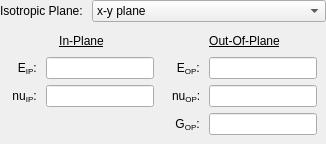
                   <widget class="QWidget" name="TransverselyIsotropic">
                    <layout class="QVBoxLayout" name="verticalLayout_23">
                     <property name="spacing">
                      <number>0</number>
                     </property>
                     <property name="leftMargin">
                      <number>0</number>
                     </property>
                     <property name="topMargin">
                      <number>0</number>
                     </property>
                     <property name="rightMargin">
                      <number>0</number>
                     </property>
                     <property name="bottomMargin">
                      <number>0</number>
                     </property>
                     <item alignment="Qt::AlignmentFlag::AlignTop">
                      <widget class="QFrame" name="IsotropicPlane">
                       <property name="frameShape">
                        <enum>QFrame::Shape::NoFrame</enum>
                       </property>
                       <property name="frameShadow">
                        <enum>QFrame::Shadow::Raised</enum>
                       </property>
                       <layout class="QFormLayout" name="formLayout_2">
                        <property name="leftMargin">
                         <number>0</number>
                        </property>
                        <property name="topMargin">
                         <number>0</number>
                        </property>
                        <property name="rightMargin">
                         <number>0</number>
                        </property>
                        <property name="bottomMargin">
                         <number>0</number>
                        </property>
                        <item row="1" column="0">
                         <widget class="QLabel" name="LIsotropicPlane">
                          <property name="text">
                           <string>&lt;html&gt;&lt;head/&gt;&lt;body&gt;&lt;p align=&quot;right&quot;&gt;Isotropic Plane: &lt;/p&gt;&lt;/body&gt;&lt;/html&gt;</string>
                          </property>
                         </widget>
                        </item>
                        <item row="1" column="1">
                         <widget class="QComboBox" name="INIsotropicPlane">
                          <item>
                           <property name="text">
                            <string>x-y plane</string>
                           </property>
                          </item>
                          <item>
                           <property name="text">
                            <string>x-z plane</string>
                           </property>
                          </item>
                          <item>
                           <property name="text">
                            <string>y-z plane</string>
                           </property>
                          </item>
                         </widget>
                        </item>
                       </layout>
                      </widget>
                     </item>
                     <item>
                      <widget class="QFrame" name="TransverslyIsotropicMat">
                       <property name="frameShape">
                        <enum>QFrame::Shape::NoFrame</enum>
                       </property>
                       <property name="frameShadow">
                        <enum>QFrame::Shadow::Raised</enum>
                       </property>
                       <layout class="QHBoxLayout" name="horizontalLayout_6">
                        <property name="spacing">
                         <number>0</number>
                        </property>
                        <property name="leftMargin">
                         <number>0</number>
                        </property>
                        <property name="topMargin">
                         <number>0</number>
                        </property>
                        <property name="rightMargin">
                         <number>0</number>
                        </property>
                        <property name="bottomMargin">
                         <number>0</number>
                        </property>
                        <item alignment="Qt::AlignmentFlag::AlignTop">
                         <widget class="QFrame" name="TransverseInPlane">
                          <property name="frameShape">
                           <enum>QFrame::Shape::NoFrame</enum>
                          </property>
                          <property name="frameShadow">
                           <enum>QFrame::Shadow::Raised</enum>
                          </property>
                          <layout class="QVBoxLayout" name="verticalLayout_25">
                           <property name="spacing">
                            <number>0</number>
                           </property>
                           <property name="leftMargin">
                            <number>0</number>
                           </property>
                           <property name="topMargin">
                            <number>12</number>
                           </property>
                           <property name="rightMargin">
                            <number>0</number>
                           </property>
                           <property name="bottomMargin">
                            <number>0</number>
                           </property>
                           <item>
                            <widget class="QLabel" name="LInPlane">
                             <property name="text">
                              <string>&lt;html&gt;&lt;head/&gt;&lt;body&gt;&lt;p align=&quot;center&quot;&gt;&lt;span style=&quot; text-decoration: underline;&quot;&gt;In-Plane&lt;/span&gt;&lt;/p&gt;&lt;/body&gt;&lt;/html&gt;</string>
                             </property>
                            </widget>
                           </item>
                           <item>
                            <widget class="QFrame" name="TransverseInPlaneMat">
                             <property name="frameShape">
                              <enum>QFrame::Shape::NoFrame</enum>
                             </property>
                             <property name="frameShadow">
                              <enum>QFrame::Shadow::Raised</enum>
                             </property>
                             <layout class="QFormLayout" name="formLayout_7">
                              <item row="0" column="0">
                               <widget class="QLabel" name="LEip">
                                <property name="minimumSize">
                                 <size>
                                  <width>31</width>
                                  <height>0</height>
                                 </size>
                                </property>
                                <property name="text">
                                 <string>&lt;html&gt;&lt;head/&gt;&lt;body&gt;&lt;p align=&quot;right&quot;&gt;E&lt;span style=&quot; vertical-align:sub;&quot;&gt;IP&lt;/span&gt;: &lt;/p&gt;&lt;/body&gt;&lt;/html&gt;</string>
                                </property>
                               </widget>
                              </item>
                              <item row="0" column="1">
                               <widget class="QLineEdit" name="INEip"/>
                              </item>
                              <item row="1" column="0">
                               <widget class="QLabel" name="LNUip">
                                <property name="minimumSize">
                                 <size>
                                  <width>31</width>
                                  <height>0</height>
                                 </size>
                                </property>
                                <property name="text">
                                 <string>&lt;html&gt;&lt;head/&gt;&lt;body&gt;&lt;p align=&quot;right&quot;&gt;nu&lt;span style=&quot; vertical-align:sub;&quot;&gt;IP&lt;/span&gt;: &lt;/p&gt;&lt;/body&gt;&lt;/html&gt;</string>
                                </property>
                               </widget>
                              </item>
                              <item row="1" column="1">
                               <widget class="QLineEdit" name="INNUip"/>
                              </item>
                             </layout>
                            </widget>
                           </item>
                          </layout>
                         </widget>
                        </item>
                        <item>
                         <widget class="QFrame" name="TransverseOutOfPlane">
                          <property name="frameShape">
                           <enum>QFrame::Shape::NoFrame</enum>
                          </property>
                          <property name="frameShadow">
                           <enum>QFrame::Shadow::Raised</enum>
                          </property>
                          <layout class="QVBoxLayout" name="verticalLayout_24">
                           <property name="spacing">
                            <number>0</number>
                           </property>
                           <property name="leftMargin">
                            <number>0</number>
                           </property>
                           <property name="topMargin">
                            <number>12</number>
                           </property>
                           <property name="rightMargin">
                            <number>0</number>
                           </property>
                           <property name="bottomMargin">
                            <number>0</number>
                           </property>
                           <item>
                            <widget class="QLabel" name="LOutOfPlane">
                             <property name="text">
                              <string>&lt;html&gt;&lt;head/&gt;&lt;body&gt;&lt;p align=&quot;center&quot;&gt;&lt;span style=&quot; text-decoration: underline;&quot;&gt;Out-Of-Plane&lt;/span&gt;&lt;/p&gt;&lt;/body&gt;&lt;/html&gt;</string>
                             </property>
                            </widget>
                           </item>
                           <item>
                            <widget class="QFrame" name="TransverseOutOfPlaneMat">
                             <property name="frameShape">
                              <enum>QFrame::Shape::NoFrame</enum>
                             </property>
                             <property name="frameShadow">
                              <enum>QFrame::Shadow::Raised</enum>
                             </property>
                             <layout class="QFormLayout" name="formLayout_8">
                              <item row="0" column="0">
                               <widget class="QLabel" name="LEop">
                                <property name="minimumSize">
                                 <size>
                                  <width>31</width>
                                  <height>0</height>
                                 </size>
                                </property>
                                <property name="maximumSize">
                                 <size>
                                  <width>31</width>
                                  <height>16777215</height>
                                 </size>
                                </property>
                                <property name="text">
                                 <string>&lt;html&gt;&lt;head/&gt;&lt;body&gt;&lt;p align=&quot;right&quot;&gt;E&lt;span style=&quot; vertical-align:sub;&quot;&gt;OP&lt;/span&gt;: &lt;/p&gt;&lt;/body&gt;&lt;/html&gt;</string>
                                </property>
                               </widget>
                              </item>
                              <item row="0" column="1">
                               <widget class="QLineEdit" name="INEop">
                                <property name="minimumSize">
                                 <size>
                                  <width>0</width>
                                  <height>0</height>
                                 </size>
                                </property>
                               </widget>
                              </item>
                              <item row="1" column="0">
                               <widget class="QLabel" name="LNUop">
                                <property name="minimumSize">
                                 <size>
                                  <width>31</width>
                                  <height>0</height>
                                 </size>
                                </property>
                                <property name="maximumSize">
                                 <size>
                                  <width>31</width>
                                  <height>16777215</height>
                                 </size>
                                </property>
                                <property name="text">
                                 <string>&lt;html&gt;&lt;head/&gt;&lt;body&gt;&lt;p align=&quot;right&quot;&gt;nu&lt;span style=&quot; vertical-align:sub;&quot;&gt;OP&lt;/span&gt;: &lt;/p&gt;&lt;/body&gt;&lt;/html&gt;</string>
                                </property>
                               </widget>
                              </item>
                              <item row="1" column="1">
                               <widget class="QLineEdit" name="INNUop"/>
                              </item>
                              <item row="2" column="0">
                               <widget class="QLabel" name="LGop">
                                <property name="minimumSize">
                                 <size>
                                  <width>31</width>
                                  <height>0</height>
                                 </size>
                                </property>
                                <property name="maximumSize">
                                 <size>
                                  <width>31</width>
                                  <height>16777215</height>
                                 </size>
                                </property>
                                <property name="text">
                                 <string>&lt;html&gt;&lt;head/&gt;&lt;body&gt;&lt;p align=&quot;right&quot;&gt;G&lt;span style=&quot; vertical-align:sub;&quot;&gt;OP&lt;/span&gt;: &lt;/p&gt;&lt;/body&gt;&lt;/html&gt;</string>
                                </property>
                               </widget>
                              </item>
                              <item row="2" column="1">
                               <widget class="QLineEdit" name="INGop"/>
                              </item>
                             </layout>
                            </widget>
                           </item>
                          </layout>
                         </widget>
                        </item>
                       </layout>
                      </widget>
                     </item>
                    </layout>
                   </widget>
